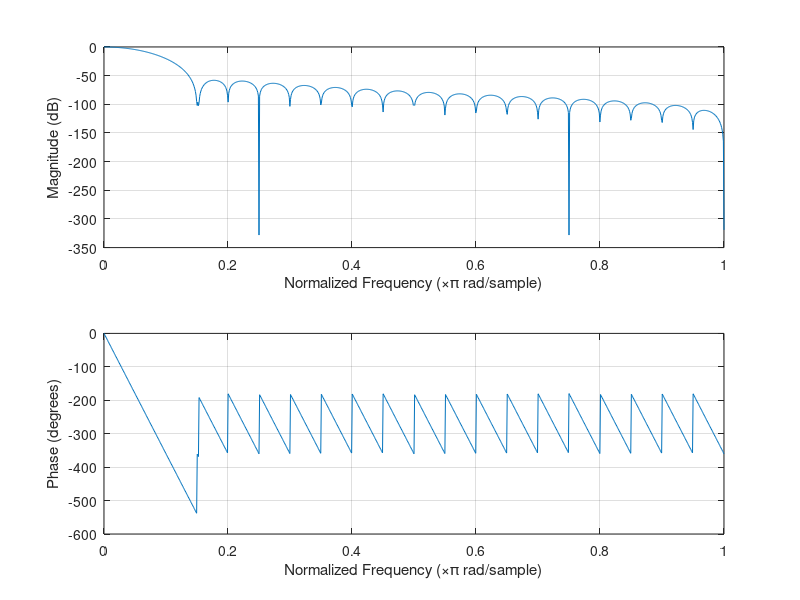

This figure's MATLAB source:
% T = 0.01;
% fs = 1 / T;
% fcut = 10;
% fc = fcut / fs;

N = 41; % Filter length
% Generate a Blackman window of size N
b = 0.42 - 0.5 * cos(2 * pi * (0:N-1) / (N-1)) + 0.08 * cos(4 * pi * (0:N-1) / (N-1));
% Normalize the window so the sum of all elements is 1
b = b / sum(b);

freqz(b, 1, 1024); % Plot frequency response
save('FIR_coefficients.mat', 'b');